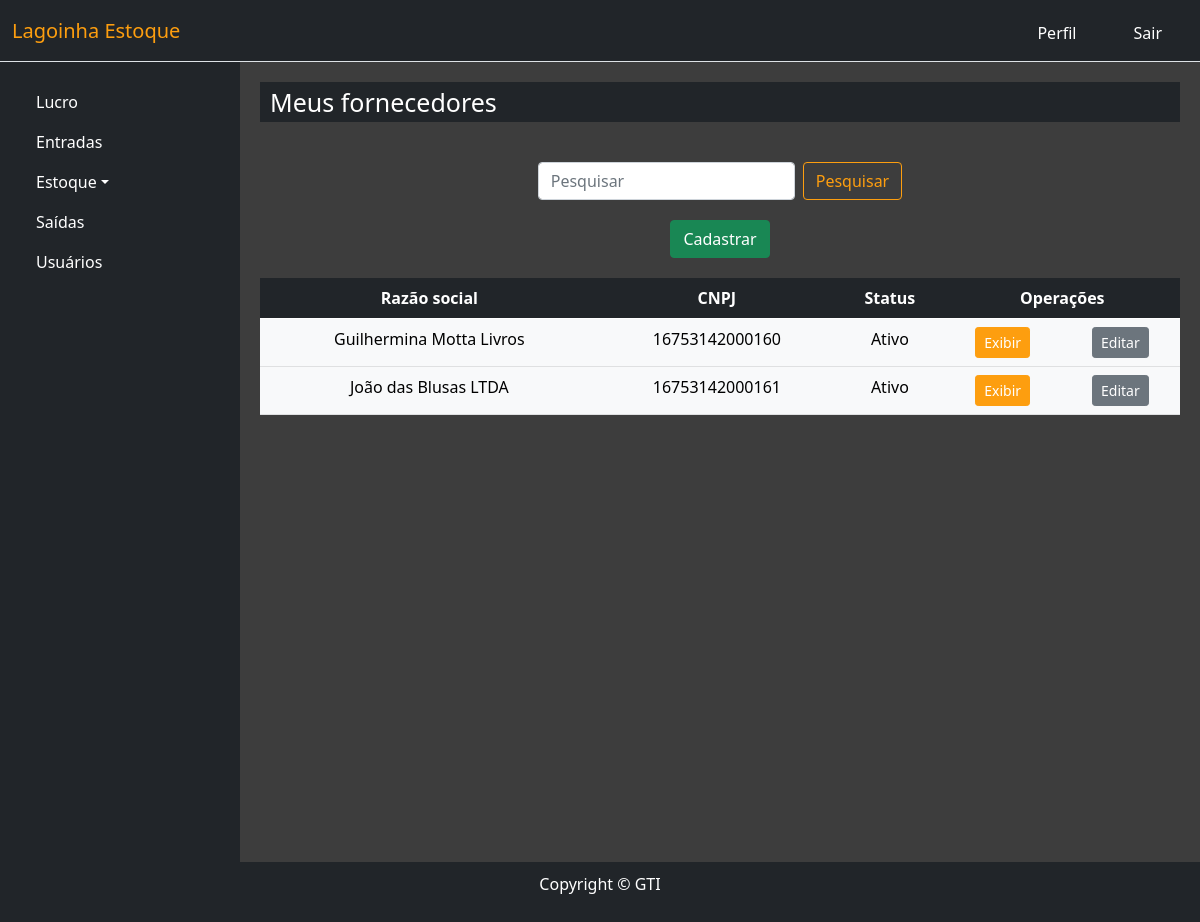
/fornecedor/listarfornecedor/ (signed in), run on an earlier commit of the app's database.
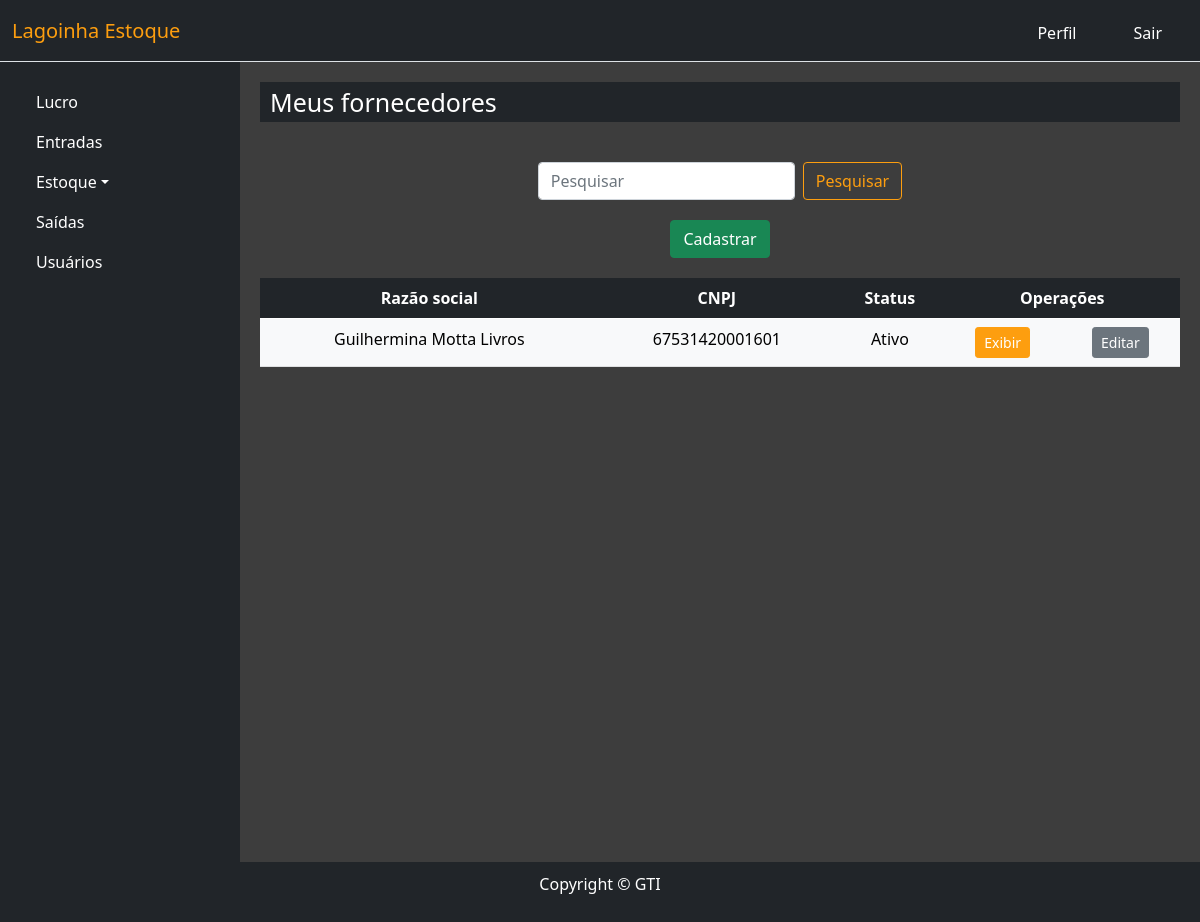
And on a later commit of the database.
### fornecedor/models.py (models this page shows, shortened)
class Fornecedor(models.Model):
    razaosocial = models.CharField(max_length=20)
    cnpj = models.CharField(max_length=14, blank=True)
    endereco = models.CharField(max_length=100)
    telefone = models.IntegerField()
    data = models.DateField(default=timezone.now)
    ativo = models.BooleanField(default=True)

### fornecedor/views.py (the view)
# urls.py: path('listarfornecedor/', views.listarfornecedor, name='listarfornecedor'),
@login_required(login_url='login')
def listarfornecedor(request):
    search_term = request.GET.get('search', '')
    fornecedores = Fornecedor.objects.all()
    if search_term:
        fornecedores = fornecedores.filter(Q(razaosocial__icontains=search_term) | Q(cnpj__icontains=search_term))
    return render(request, 'fornecedor/listarfornecedor.html', {'fornecedores': fornecedores, 'search_term': search_term})

### fornecedor/templates/fornecedor/listarfornecedor.html (shortened to what this page needs)
{% extends 'base.html' %}
{% load static %}
{% block titulo %}
    Meus fornecedores
{% endblock titulo %}
{% block conteudo %}
    <div class="buscarButtonColuna">
        <div class="buscarButton">
            <form class="row g-2 align-items-center" method="get" action="{% url 'listarfornecedor' %}">
                <div class="col-auto">
                    <input type="search" class="form-control mr-sm-2" name="search" autocomplete="off" placeholder="Pesquisar">
                </div>
                <div class="col-auto">
                    <button class="btn btn-outline-success" type="submit">Pesquisar</button>
                </div>
            </form>
        </div>
        <div class='buttoncadastrar'>
            <div>
                <a href="{% url 'cadastrarfornecedor' %}"><button class="btn btn-success" type="button">Cadastrar</button></a>
            </div>
        </div>
    </div>
    <div class="table-content table-responsive text-center">
        <table class="table table-hover">
            <thead class="table-dark">
                <tr>
                    <th>Razão social</th>
                    <th>CNPJ</th>
                    <th>Status</th>
                    <th colspan="2">Operações</th>
                </tr>
            </thead>
            <tbody class='table-light'>
                {% for fornecedor in fornecedores %}
                    <tr>
                        <td>{{ fornecedor.razaosocial }}</td>
                        <td>{{ fornecedor.cnpj }}</td>
                        <td>
                            {% if fornecedor.ativo %}
                                Ativo
                            {% else %}
                                <span class="text-danger">Inativo</span>
                            {% endif %}
                        </td>
                        <td><a href="{% url 'exibirfornecedor' fornecedor.id %}"><button type="button" class="btn btn-primary btn-sm">Exibir</button></a></td>
                        <td><a href="{% url 'editar_fornecedor' fornecedor.id %}"><button type="button" class="btn btn-secondary btn-sm">Editar</button></a></td>
                    </tr>
                {% endfor %}
            </tbody>
        </table>
    </div>
{% endblock conteudo %}

What changed in the data, as far as the page shows it:
removed Fornecedor: razaosocial "João das Blusas LTDA", cnpj "16753142000161", ativo "Ativo"
changed Fornecedor "Guilhermina Motta Livros": cnpj "16753142000160" → "67531420001601"
